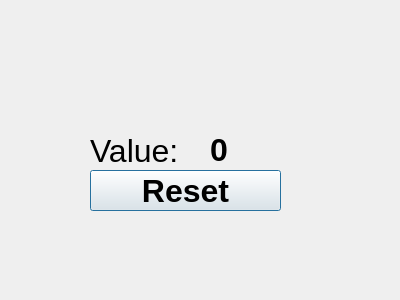
<?xml version="1.0" encoding="UTF-8"?>
<ui version="4.0">
 <class>myDialog</class>
 <widget class="QDialog" name="myDialog">
  <property name="geometry">
   <rect>
    <x>0</x>
    <y>0</y>
    <width>400</width>
    <height>300</height>
   </rect>
  </property>
  <property name="windowTitle">
   <string>Dialog</string>
  </property>
  <widget class="QPushButton" name="aResetButton">
   <property name="geometry">
    <rect>
     <x>90</x>
     <y>170</y>
     <width>191</width>
     <height>41</height>
    </rect>
   </property>
   <property name="font">
    <font>
     <pointsize>24</pointsize>
     <weight>75</weight>
     <bold>true</bold>
    </font>
   </property>
   <property name="text">
    <string>Reset</string>
   </property>
  </widget>
  <widget class="QLabel" name="label_2">
   <property name="geometry">
    <rect>
     <x>210</x>
     <y>130</y>
     <width>20</width>
     <height>39</height>
    </rect>
   </property>
   <property name="font">
    <font>
     <pointsize>24</pointsize>
     <weight>75</weight>
     <bold>true</bold>
    </font>
   </property>
   <property name="text">
    <string>0</string>
   </property>
  </widget>
  <widget class="QWidget" name="layoutWidget">
   <property name="geometry">
    <rect>
     <x>90</x>
     <y>130</y>
     <width>117</width>
     <height>41</height>
    </rect>
   </property>
   <layout class="QHBoxLayout" name="horizontalLayout">
    <item>
     <widget class="QLabel" name="label">
      <property name="font">
       <font>
        <pointsize>24</pointsize>
       </font>
      </property>
      <property name="text">
       <string>Value:</string>
      </property>
     </widget>
    </item>
   </layout>
  </widget>
 </widget>
 <resources/>
 <connections/>
</ui>
